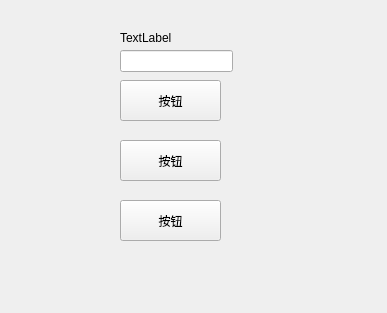
<?xml version="1.0" encoding="UTF-8"?>
<ui version="4.0">
 <class>Widget</class>
 <widget class="QWidget" name="Widget">
  <property name="geometry">
   <rect>
    <x>0</x>
    <y>0</y>
    <width>387</width>
    <height>313</height>
   </rect>
  </property>
  <property name="windowTitle">
   <string>Widget</string>
  </property>
  <widget class="QPushButton" name="pushButton">
   <property name="geometry">
    <rect>
     <x>120</x>
     <y>80</y>
     <width>101</width>
     <height>41</height>
    </rect>
   </property>
   <property name="text">
    <string>按钮</string>
   </property>
  </widget>
  <widget class="QPushButton" name="pushButton_2">
   <property name="geometry">
    <rect>
     <x>120</x>
     <y>140</y>
     <width>101</width>
     <height>41</height>
    </rect>
   </property>
   <property name="text">
    <string>按钮</string>
   </property>
  </widget>
  <widget class="QPushButton" name="pushButton_3">
   <property name="geometry">
    <rect>
     <x>120</x>
     <y>200</y>
     <width>101</width>
     <height>41</height>
    </rect>
   </property>
   <property name="text">
    <string>按钮</string>
   </property>
  </widget>
  <widget class="QLabel" name="label">
   <property name="geometry">
    <rect>
     <x>120</x>
     <y>30</y>
     <width>121</width>
     <height>16</height>
    </rect>
   </property>
   <property name="text">
    <string>TextLabel</string>
   </property>
  </widget>
  <widget class="QLineEdit" name="lineEdit">
   <property name="geometry">
    <rect>
     <x>120</x>
     <y>50</y>
     <width>113</width>
     <height>22</height>
    </rect>
   </property>
  </widget>
 </widget>
 <resources/>
 <connections/>
</ui>
